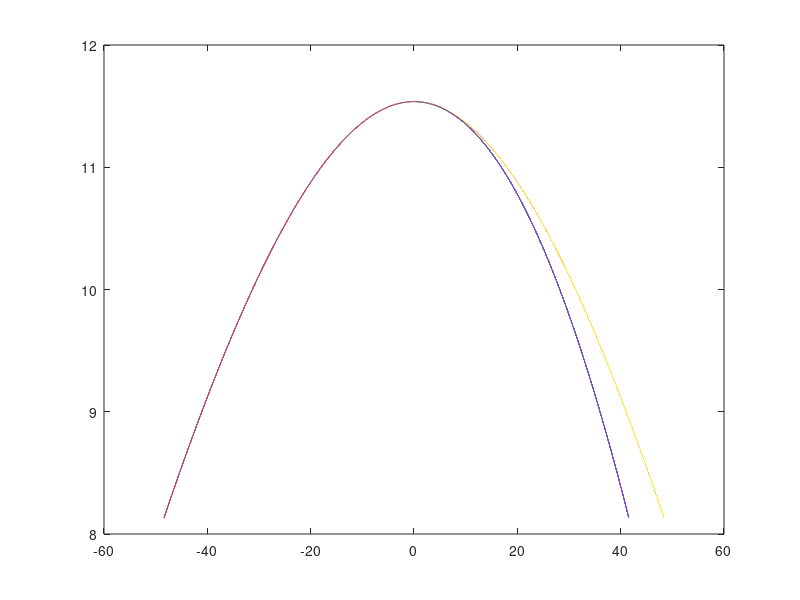
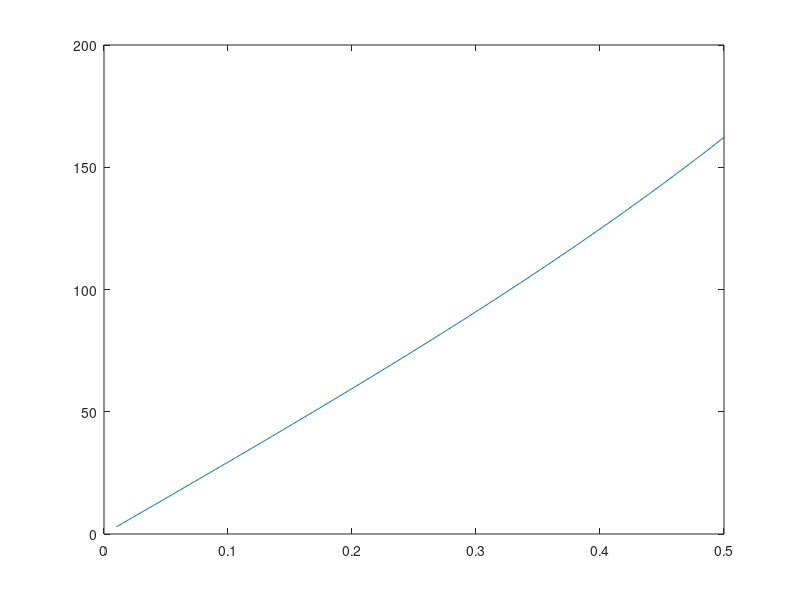

These figures' MATLAB source, in order:
%%
r_Z = 0.2;
gamma = asin(r_Z);
alpha_min = asin(r_Z/sqrt(2));
alpha = asin(r_Z/sqrt(2)):0.000001:asin(r_Z);
x_p = alpha +acos(sin(alpha)/r_Z)-asin(r_Z);
beta = asin(r_Z) - alpha;
x_n = -(x_p + 2*beta);
close all
plot(x_p/pi*180,alpha/pi*180)
hold on
plot(x_n/pi*180,alpha/pi*180)
plot(-x_n/pi*180,alpha/pi*180)
disp((-min(x_n)+max(x_p))/pi*180)
disp(gamma - alpha_min)
%%
x_min = -acos(sin(alpha_min)/sin(gamma))-(gamma-alpha_min);
x_max = acos(sin(alpha_min)/sin(gamma))-(gamma-alpha_min);
x = x_min:0.001:x_max;
alpha = atan(cos(x+gamma)./(1/sin(gamma)-sin(x+gamma)));
disp((x_max - x_min)*180/pi)
plot(x*180/pi,alpha*180/pi)
%%
vertical_resolution = 1000;
figure
r_Zs = 0.01:0.001:0.5;
ifov = asin(r_Zs) - asin(r_Zs/2^.5);
plot(r_Zs,ifov*vertical_resolution)